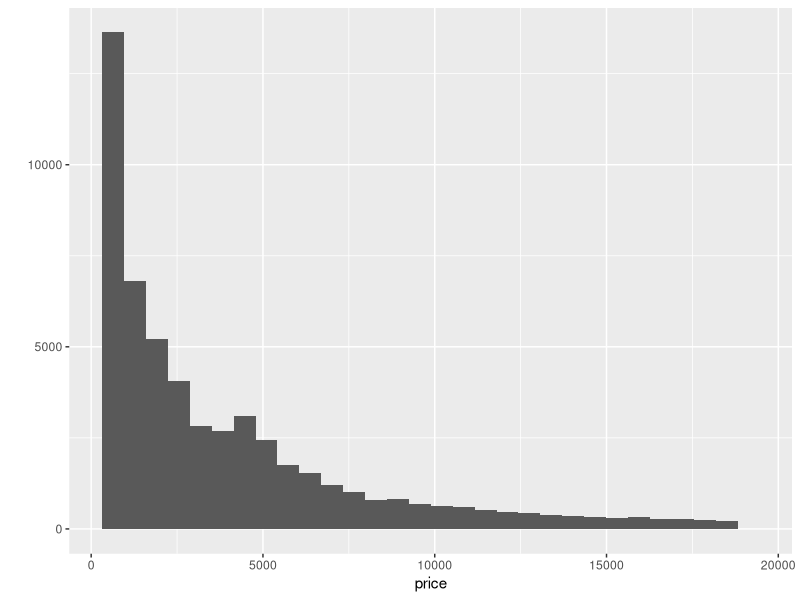
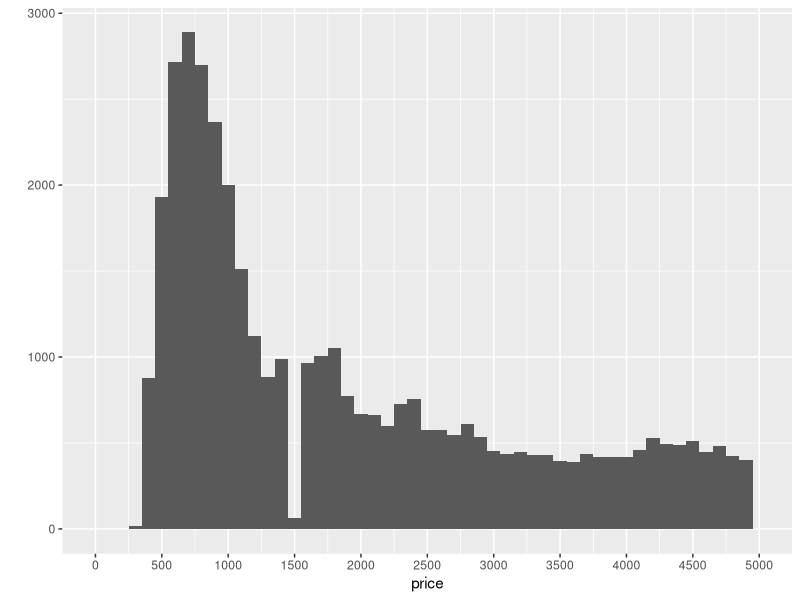
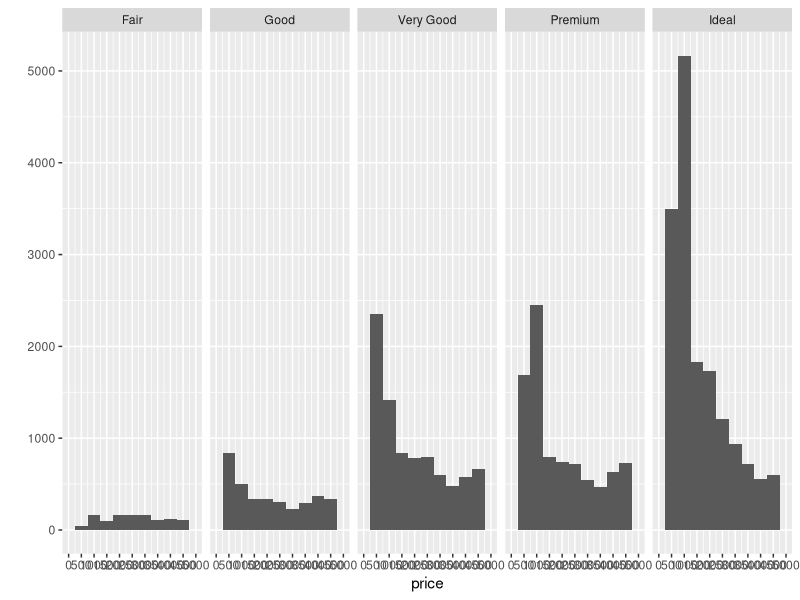
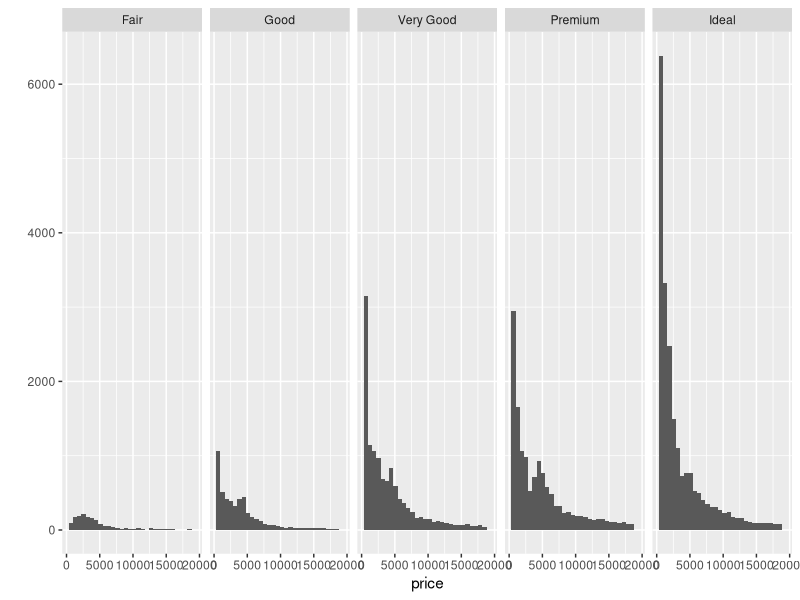
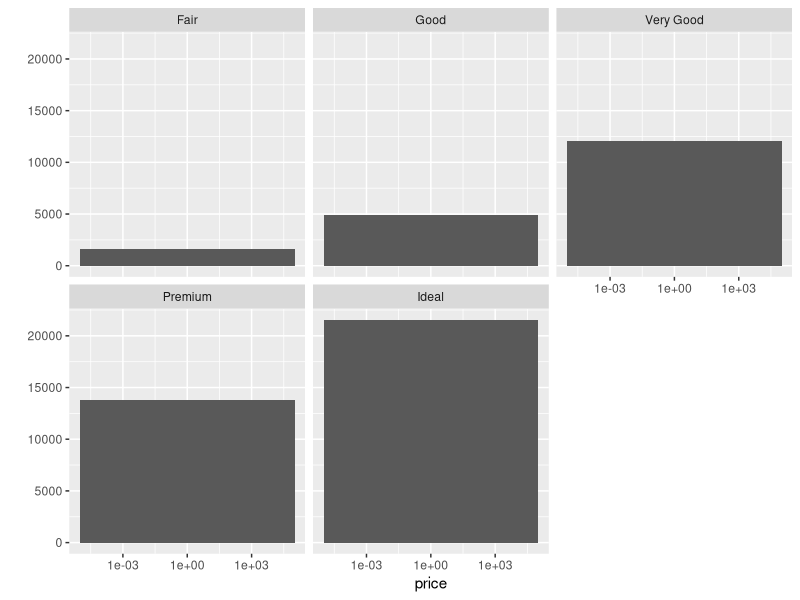
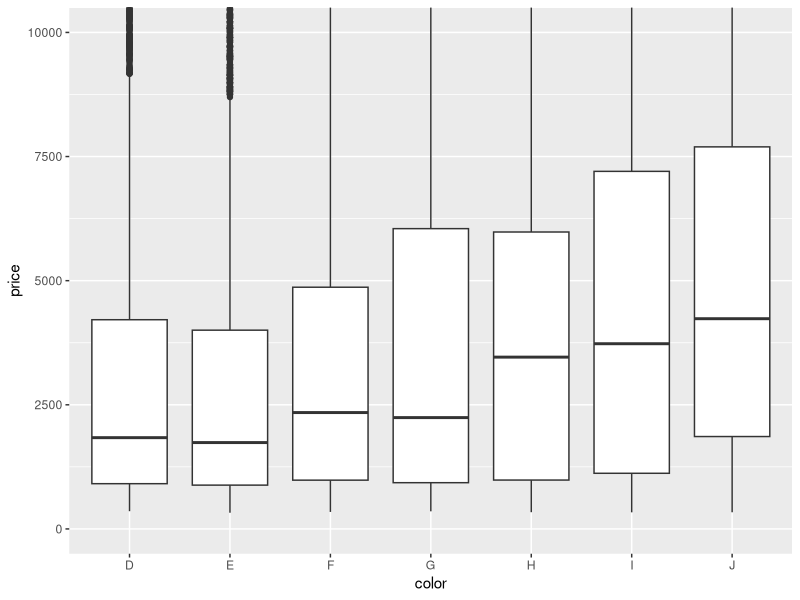
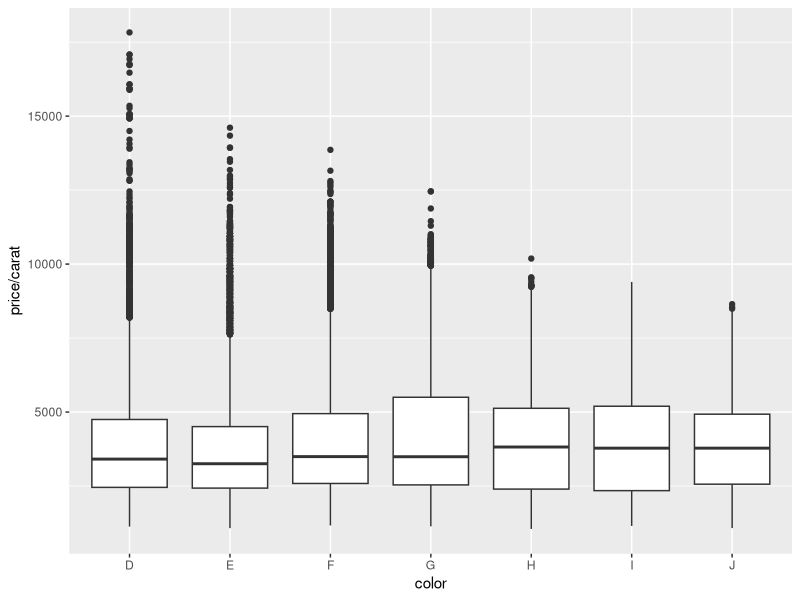
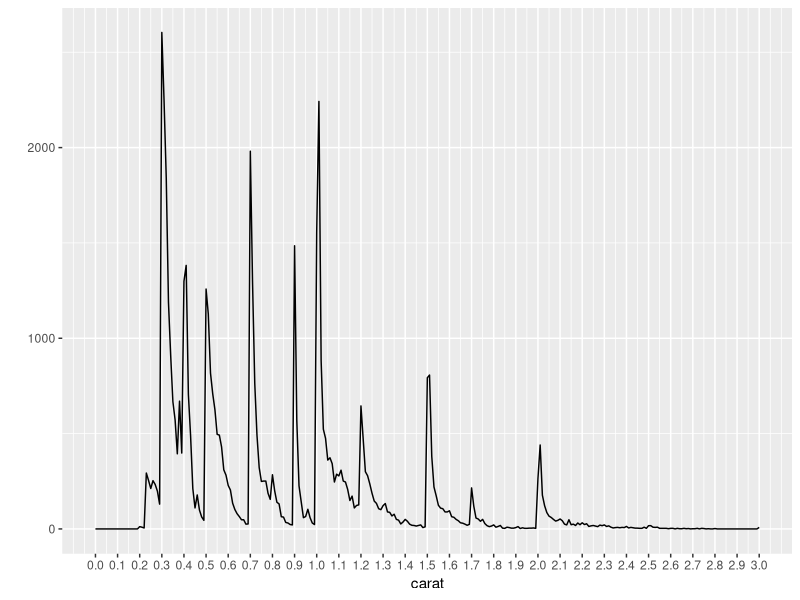

Write R code to recreate these figures, in order.
library(ggplot2)

data("diamonds")
summary(diamonds)

View(diamonds)
names(diamonds)

levels(diamonds$carat)
diamonds$color
diamonds$carat
diamonds$cut
diamonds$clarity
diamonds$depth
diamonds$table
diamonds$price
diamonds$x
diamonds$y
diamonds$z

library(ggplot2)
qplot(x = price,data = diamonds)
summary(diamonds$price < 250)

qplot(x = price,data = diamonds,binwidth = 100)+
  scale_x_continuous(limits = c(0,5000),breaks = seq(0,5000,500))
ggsave('histogram1.png')

qplot(x = price,data = diamonds,binwidth = 500)+
  scale_x_continuous(limits = c(0,5000),breaks = seq(0,5000,500))+
  facet_wrap(~cut,ncol = 5)

qplot(x = price,data = diamonds)+
  facet_wrap(~cut,ncol = 5)

by(diamonds$price,diamonds$cut,min)
View(diamonds)

qplot(x = price, data = diamonds,binwidth = 10) + 
  facet_wrap(~cut)+
  scale_x_log10()

qplot(y = price, x = color,data = subset(na.omit(diamonds)),
      geom = 'boxplot')+
  coord_cartesian(ylim = c(0,10000))

summary(diamonds$carat)
by(diamonds$price,diamonds$color,summary)


qplot(y = price/carat, x = color,data = subset(na.omit(diamonds)),
      geom = 'boxplot')

qplot(x = carat,data = subset(diamonds,!is.na(carat)),
      geom = 'freqpoly',binwidth = 0.01)+
  scale_x_continuous(limits = c(0,3),breaks = seq(0,3,0.1))

